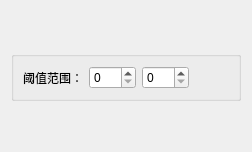
                <widget class="QWidget" name="page_5">
                 <layout class="QGridLayout" name="gridLayout_10">
                  <item row="0" column="0">
                   <layout class="QVBoxLayout" name="verticalLayout_3">
                    <item>
                     <spacer name="verticalSpacer_4">
                      <property name="orientation">
                       <enum>Qt::Vertical</enum>
                      </property>
                      <property name="sizeHint" stdset="0">
                       <size>
                        <width>20</width>
                        <height>40</height>
                       </size>
                      </property>
                     </spacer>
                    </item>
                    <item>
                     <widget class="QGroupBox" name="groupBox_11">
                      <property name="title">
                       <string/>
                      </property>
                      <layout class="QHBoxLayout" name="horizontalLayout_3">
                       <item>
                        <widget class="QLabel" name="label_8">
                         <property name="text">
                          <string>阈值范围：</string>
                         </property>
                        </widget>
                       </item>
                       <item>
                        <widget class="QSpinBox" name="sp_threMin">
                         <property name="enabled">
                          <bool>true</bool>
                         </property>
                         <property name="buttonSymbols">
                          <enum>QAbstractSpinBox::UpDownArrows</enum>
                         </property>
                         <property name="minimum">
                          <number>0</number>
                         </property>
                         <property name="maximum">
                          <number>255</number>
                         </property>
                         <property name="singleStep">
                          <number>2</number>
                         </property>
                        </widget>
                       </item>
                       <item>
                        <widget class="QSpinBox" name="sp_threMax">
                         <property name="enabled">
                          <bool>true</bool>
                         </property>
                         <property name="buttonSymbols">
                          <enum>QAbstractSpinBox::UpDownArrows</enum>
                         </property>
                         <property name="minimum">
                          <number>0</number>
                         </property>
                         <property name="maximum">
                          <number>255</number>
                         </property>
                         <property name="singleStep">
                          <number>2</number>
                         </property>
                        </widget>
                       </item>
                       <item>
                        <spacer name="horizontalSpacer_7">
                         <property name="orientation">
                          <enum>Qt::Horizontal</enum>
                         </property>
                         <property name="sizeHint" stdset="0">
                          <size>
                           <width>40</width>
                           <height>20</height>
                          </size>
                         </property>
                        </spacer>
                       </item>
                      </layout>
                     </widget>
                    </item>
                    <item>
                     <spacer name="verticalSpacer_2">
                      <property name="orientation">
                       <enum>Qt::Vertical</enum>
                      </property>
                      <property name="sizeHint" stdset="0">
                       <size>
                        <width>20</width>
                        <height>40</height>
                       </size>
                      </property>
                     </spacer>
                    </item>
                   </layout>
                  </item>
                 </layout>
                </widget>
